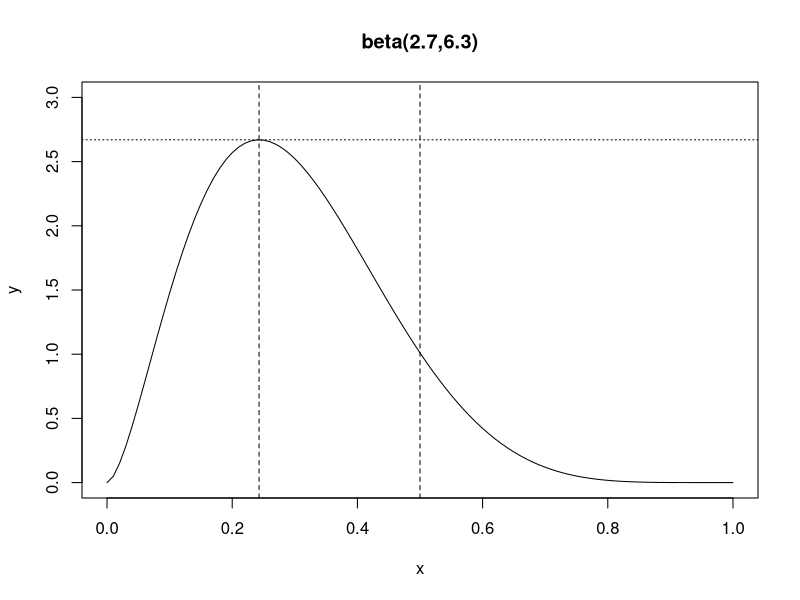
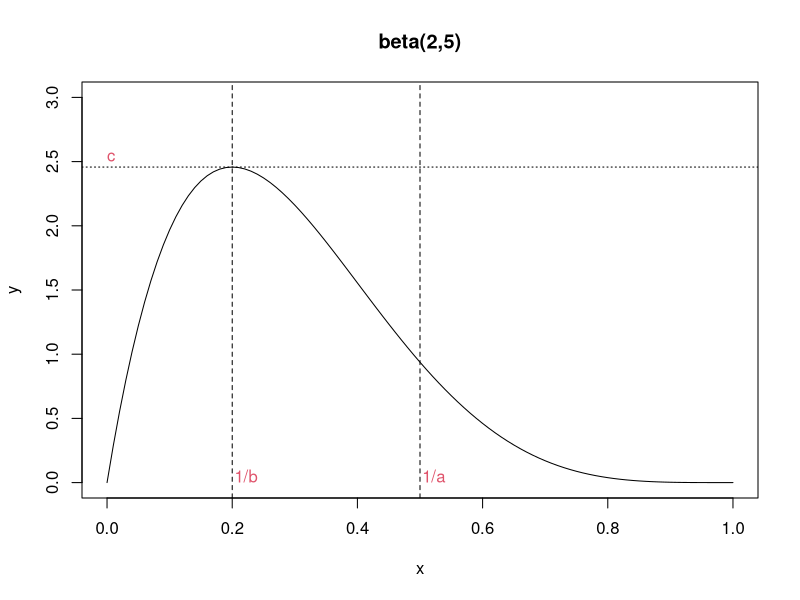
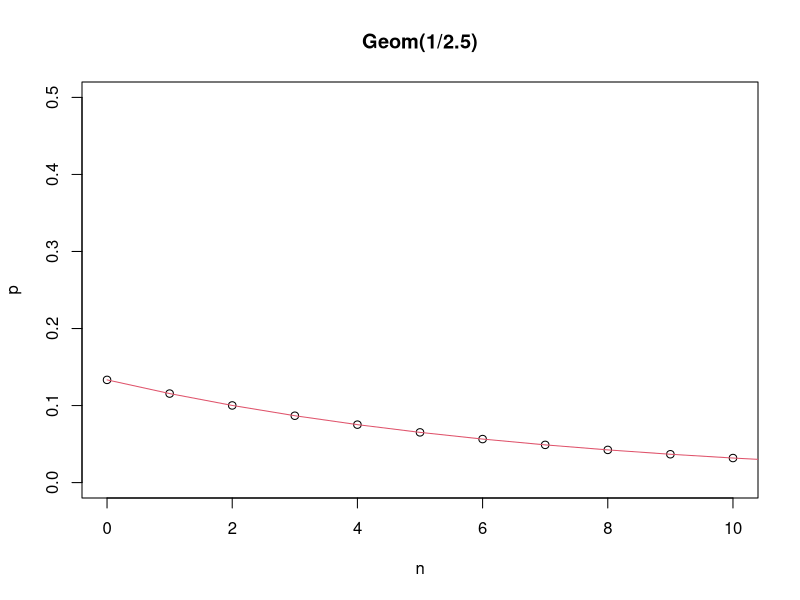

Here is the R script that generated these plots, in order:
## ---- chunk 1
cuckoo_egg <- c(22.0, 23.9, 20.9, 23.8, 25.0, 24.0, 21.7, 23.8, 22.8, 23.1, 23.1, 23.5, 23.0, 23.0)
max(cuckoo_egg)
mean(log(max(cuckoo_egg))-log(cuckoo_egg))^(-1)
## ---- chunk 2
plot(c(0,1), c(0,3), type = "n",main="beta(2.7,6.3)",xlab ="x", ylab ="y")
curve(dbeta(x,2.7,6.3, ncp = 0, log = FALSE),0,1,add =T)
abline(h=dbeta((2.7-1)/(2.7+6.3-2),2.7,6.3, ncp = 0, log = FALSE),lty=3)
abline(v=(2.7-1)/(2.7+6.3-2),lty=2);abline(v=0.5,lty=2)

plot(c(0,1), c(0,3), type = "n",main="beta(2,5)",xlab ="x", ylab ="y")
curve(dbeta(x,2,5, ncp = 0, log = FALSE),0,1,add =T)
abline(h=dbeta((2-1)/(2+5-2),2,5, ncp = 0, log = FALSE),lty=3);text(0,2.5, "c", col = 2, adj = c(0,0))
abline(v=(2-1)/(2+5-2),lty=2);text(0.2,0, "1/b", col = 2, adj = c(-.1,0));abline(v=1/2,lty=2);text(0.5,0, "1/a", col = 2, adj = c(-.1,0))

plot(c(0,10), c(0,0.5), type = "n",main="Geom(1/2.5)",xlab ="n", ylab ="p")
points(c(0:20),dgeom(c(0:20), 1/7.5, log = FALSE))
lines(c(0:20), dgeom(c(0:20), 1/7.5, log = FALSE), col = 2)
## ---- chunk 3
dbeta(0.2428571,2.7,6.3, ncp = 0, log = FALSE)
qbeta(1/2.669744,2.7,6.3, ncp = 0, lower.tail = TRUE, log.p = FALSE)
1-pbeta(1/2.669744,2.7,6.3, ncp = 0, lower.tail = TRUE, log.p = FALSE)

dbeta(0.3291,2,5, ncp = 0, log = FALSE)
qbeta(1/2,2,5, ncp = 0, lower.tail = TRUE, log.p = FALSE)
pbeta(1/2,2,5, ncp = 0, lower.tail = TRUE, log.p = FALSE)
